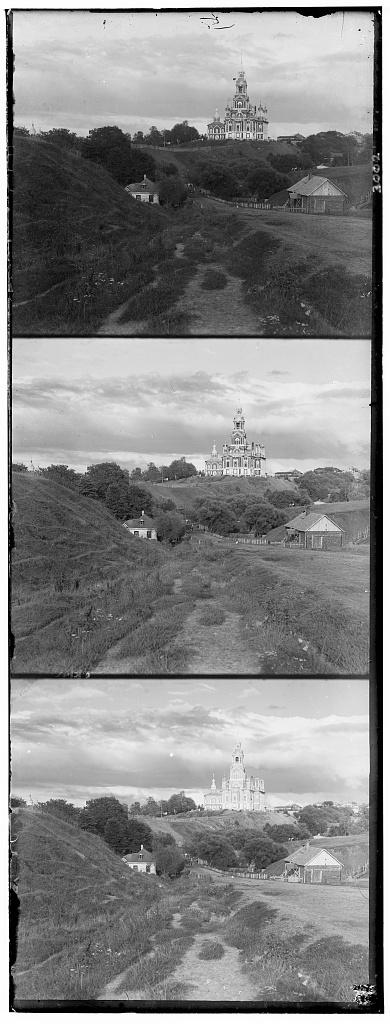
#> input picture data/cathedral.jpg, 390 x 1024 px
$ python -i utils.py   (imports and definitions only)   (older library calls are emulated)
#> lines starting #> are read from the running program, lines starting #| are printed output that depends on the picture
#> further down, picture is the input picture: shape (1024, 390, 3); min 0, max 255, mean 133.7
# (16-726): Project 1 starter Python code
# credit to https://inst.eecs.berkeley.edu/~cs194-26/fa18/hw/proj1/data/colorize_skel.py
# these are just some suggested libraries
# instead of scikit-image you could use matplotlib and opencv to read, write, and display images

import cv2
import numpy as np
import skimage as sk


# align blue channel and red channel with green channel
# [64 lines left out: function calculate_index, not called in this run]


def find_threshold(l, target_num=4, step=0.1, thres=0.7):
    while (len([each for each in l if each > thres]) < target_num):
        thres -= step
    return thres


def find_final_crop(img):
    left = 0
    right = 0
    top = 0
    bottom = 0

    x_sum = [each for each in np.sum(img, axis=0) / img.shape[0]]  # sum of each row
    y_sum = [each for each in np.sum(img, axis=1) / img.shape[1]]  # sum of each column

    num_thres_x = find_threshold(x_sum)
    num_thres_y = find_threshold(y_sum)

    candidate_x = [x_sum.index(each) for each in x_sum if each > num_thres_x]
    # print(candidate_x)
    candidate_y = [y_sum.index(each) for each in y_sum if each > num_thres_y]

    left = min(candidate_x)
    right = max(candidate_x)

    top = min(candidate_y)
    bottom = max(candidate_y)

    x_thres = img.shape[1] / 2
    y_thres = img.shape[0] / 2

    img_height, img_width = img.shape

    x_upper_limit = img.shape[1] / 10
    y_upper_limit = img.shape[0] / 10

    # print(x_thres, y_thres)

    for candidate in candidate_x:
        if candidate > left and candidate < x_thres and candidate < x_upper_limit:
            left = candidate
        elif candidate < right and candidate > x_thres and candidate > img_width - x_upper_limit:
            right = candidate

    for candidate in candidate_y:
        if candidate > top and candidate < y_thres and candidate < y_upper_limit:
            top = candidate
        elif candidate < bottom and candidate > y_thres and candidate > img_height - y_upper_limit:
            bottom = candidate

    if left > x_upper_limit:
        left = 0
    if right < img_width - x_upper_limit:
        right = img_width
    if top > y_upper_limit:
        top = 0
    if bottom < img_height - y_upper_limit:
        bottom = img_height

    return left, right, top, bottom


def find_better_box(box1, box2, box3, box4, multiplier1, multiplier2, multiplier3, multiplier4):
    left = max(box1[0] * multiplier1, box2[0] * multiplier2, box3[0] * multiplier3, box4[0] * multiplier4)
    right = min(box1[1] * multiplier1, box2[1] * multiplier2, box3[1] * multiplier3, box4[1] * multiplier4)
    top = max(box1[2] * multiplier1, box2[2] * multiplier2, box3[2] * multiplier3, box4[2] * multiplier4)
    bottom = min(box1[3] * multiplier1, box2[3] * multiplier2, box3[3] * multiplier3, box4[3] * multiplier4)
    return left, right, top, bottom


# Pyramid
# [51 lines left out: function pyramid, not called in this run]


# Auto-cropping

def crop_with_box(img, box):
    left, right, top, bottom = box
    # print(left, right, top, bottom)
    # print(multiplier * top , multiplier * bottom, multiplier * left ,multiplier * right)
    return img[top: bottom, left: right]


# Auto-cropping
def auto_cropping(img, rescale_factor=5):
#> called with rescale_factor = 5
    r, g, b = img[:, :, 0], img[:, :, 1], img[:, :, 2]

    im_scale = sk.transform.rescale(img, 1 / rescale_factor)
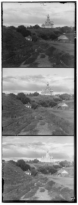
#> im_scale: shape (205, 78, 1) float64; min 0.0082, max 0.996, mean 0.524
    r_scale = sk.transform.rescale(r, 1 / rescale_factor)
    g_scale = sk.transform.rescale(g, 1 / rescale_factor)
    b_scale = sk.transform.rescale(b, 1 / rescale_factor)

    img_float32 = np.float32(im_scale)
    r_float32 = np.float32(r_scale)
    g_float32 = np.float32(g_scale)
    b_float32 = np.float32(b_scale)

    gradx = cv2.Sobel(img_float32, cv2.CV_64F, 1, 0, ksize=3)
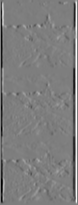
#> gradx: shape (205, 78) float64; min -3.79, max 3.86, mean -0.00933; drawn with min black and max white
    grady = cv2.Sobel(img_float32, cv2.CV_64F, 0, 1, ksize=3)
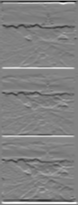
#> grady: shape (205, 78) float64; min -3.82, max 3.68, mean 0.00721; drawn with min black and max white

    r_gradx = cv2.Sobel(r_float32, cv2.CV_64F, 1, 0, ksize=3)
    r_grady = cv2.Sobel(r_float32, cv2.CV_64F, 0, 1, ksize=3)

    g_gradx = cv2.Sobel(g_float32, cv2.CV_64F, 1, 0, ksize=3)
    g_grady = cv2.Sobel(g_float32, cv2.CV_64F, 0, 1, ksize=3)

    b_gradx = cv2.Sobel(b_float32, cv2.CV_64F, 1, 0, ksize=3)
    b_grady = cv2.Sobel(b_float32, cv2.CV_64F, 0, 1, ksize=3)

    im_sobel = cv2.magnitude(gradx, grady)
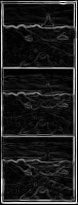
#> im_sobel: shape (205, 78) float64; min 0, max 3.86, mean 0.479; drawn with min black and max white
    r_sobel = cv2.magnitude(r_gradx, r_grady)
    g_sobel = cv2.magnitude(g_gradx, g_grady)
    b_sobel = cv2.magnitude(b_gradx, b_grady)

    crop_box_1 = find_final_crop(im_sobel)
#> in find_final_crop, `x_sum = [each for each in np.sum(img, axis=0) / img.shape[0]]`: x_sum = 78 values, max 3.65 at index 76, min 0.0397 at index 77, mean 0.479
#> in find_final_crop, `y_sum = [each for each in np.sum(img, axis=1) / img.shape[1]]`: y_sum = 205 values, max 3.26 at index 202, min 0.0122 at index 204, mean 0.479
#> after the loop in find_threshold, `while (len([each for each in l if each > thres]) < target_num):`: thres = 0.7
#> in find_final_crop, `candidate_x = [x_sum.index(each) for each in x_sum if each > num_thres..`: candidate_x = [1, 2, 3, 73, 74, 75, 76]
#> in find_final_crop, `candidate_y = [y_sum.index(each) for each in y_sum if each > num_thres..`: candidate_y = [1, 2, 3, 25, 26, 27, 67, 68, 92, 93, 94, 95, 134, 135, 136, 159, 160, 161, 199, 200, 202, 203]
#> in find_final_crop, `left = min(candidate_x)`: left = 1
#> in find_final_crop, `right = max(candidate_x)`: right = 76
#> in find_final_crop, `top = min(candidate_y)`: top = 1
#> in find_final_crop, `bottom = max(candidate_y)`: bottom = 203
#> the loop in find_final_crop, `for candidate in candidate_x:` made 7 passes
#> left on passes 2 to 3: 2, 3
#> right on pass 4: 73
#> after the loop in find_final_crop, `for candidate in candidate_x:`: left = 3; right = 73
#> the loop in find_final_crop, `for candidate in candidate_y:` made 22 passes
#> (candidate, bottom) on pass 19: (199, 199)
#> after the loop in find_final_crop, `for candidate in candidate_y:`: bottom = 199; top = 3
#> crop_box_1 = (3, 73, 3, 199)
    crop_box_2 = find_final_crop(r_sobel)
#> the loop in find_final_crop (call 2), `for candidate in candidate_x:` made 7 passes
#> the loop in find_final_crop (call 2), `for candidate in candidate_y:` made 22 passes
#> crop_box_2 = (3, 73, 3, 199)
    crop_box_3 = find_final_crop(g_sobel)
#> crop_box_3 = (3, 73, 3, 199)
    crop_box_4 = find_final_crop(b_sobel)
#> crop_box_4 = (3, 73, 3, 199)

    crop_box = find_better_box(crop_box_1, crop_box_2, crop_box_3, crop_box_4, rescale_factor, rescale_factor, rescale_factor, rescale_factor)
#> in find_better_box, `left = max(box1[0] * multiplier1, box2[0] * multiplier2, box3[0] * mul..`: left = 15
#> in find_better_box, `right = min(box1[1] * multiplier1, box2[1] * multiplier2, box3[1] * mu..`: right = 365
#> in find_better_box, `top = max(box1[2] * multiplier1, box2[2] * multiplier2, box3[2] * mult..`: top = 15
#> in find_better_box, `bottom = min(box1[3] * multiplier1, box2[3] * multiplier2, box3[3] * m..`: bottom = 995
#> crop_box = (15, 365, 15, 995)
    cropped_img = crop_with_box(img, crop_box)
#> in crop_with_box, `left, right, top, bottom = box`: left = 15; right = 365; top = 15; bottom = 995
#> in crop_with_box, `return img[top: bottom, left: right]`:
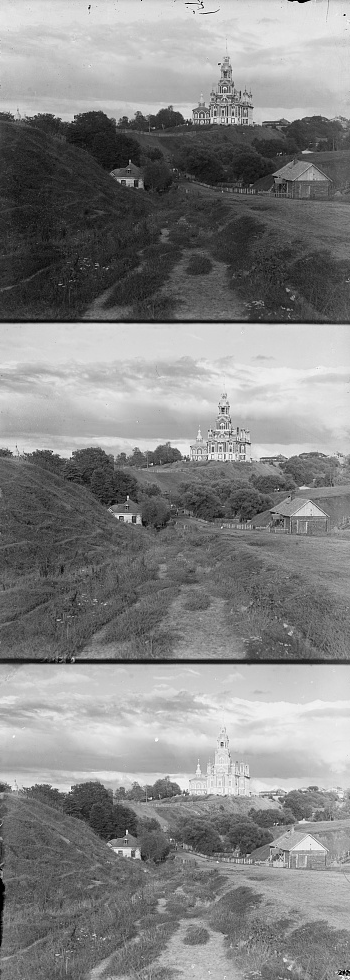
#> returned value: shape (980, 350, 3); min 0, max 255, mean 133.1

    return cropped_img


# Auto-white balance

# [63 lines left out: function auto_white_balance, not called in this run]

>>> import cv2
>>> picture = cv2.imread('data/cathedral.jpg')
>>> result = auto_cropping(picture)
